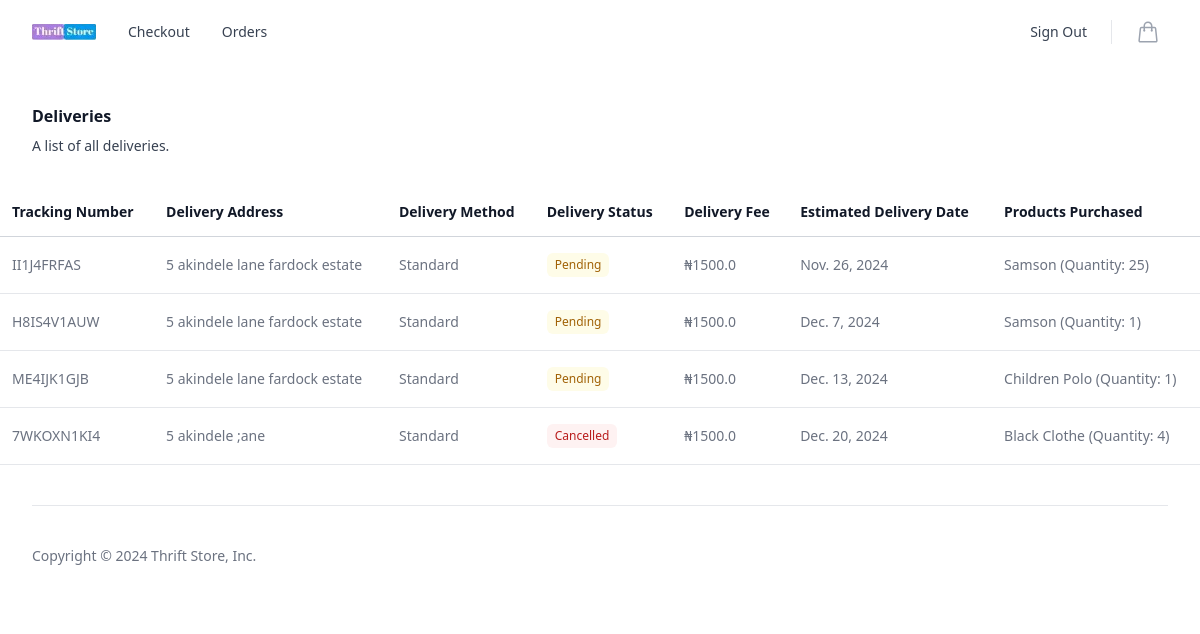
The page /my-deliveries/ (signed in) on the database as committed earlier.
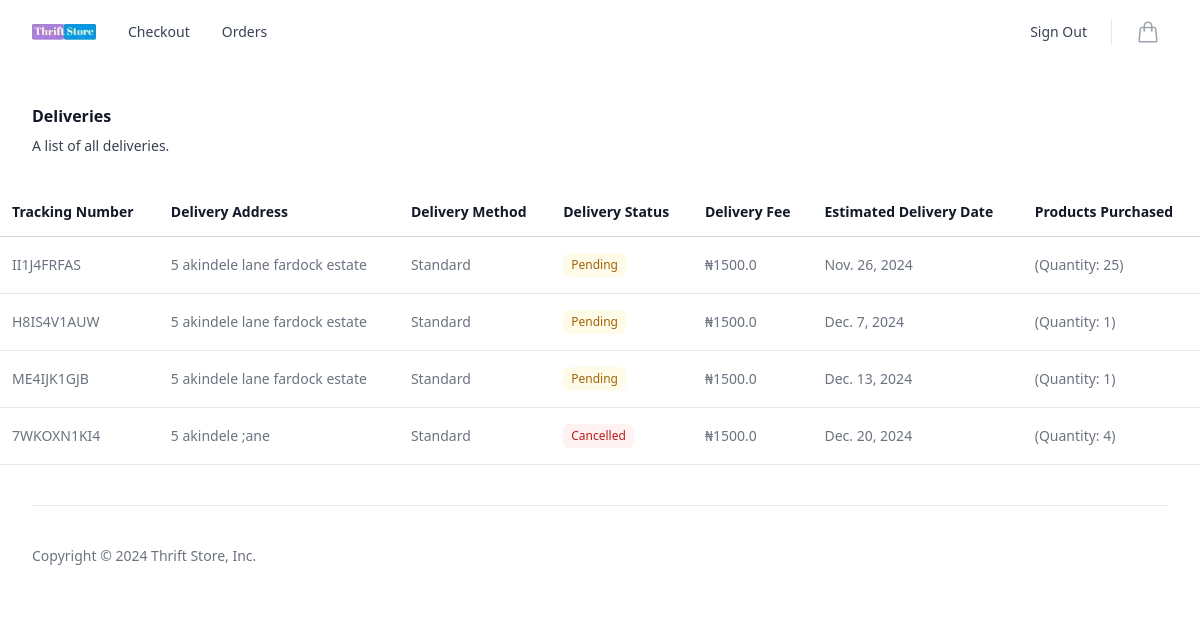
The same page on the database as committed later.
### store/models.py (models this page shows, shortened)
class OrderItem(models.Model):
    product = models.ForeignKey(Product, on_delete=models.SET_NULL, null=True)
    order = models.ForeignKey(Order, on_delete=models.SET_NULL, null=True)
    quantity = models.IntegerField(default=0, blank=True, null=True)
    date_added = models.DateTimeField(auto_now_add=True)

class Product(models.Model):
    name = models.CharField(max_length=255)
    price = models.FloatField()
    digital = models.BooleanField(default=False, null=True, blank=False)
    image = models.ImageField(null=True, blank=True)
    quantity = models.IntegerField(default=0)  # Add this field for product quantity
    description = models.TextField()

### store/views.py (the view)
# urls.py: path('my-deliveries/', views.user_delivery_status, name='user_delivery_status'),
@login_required
@non_driver_required
def user_delivery_status(request):
    customer = request.user.customer
    deliveries = Delivery.objects.filter(customer=customer)
    context = {
        'deliveries': deliveries,
    }
    return render(request, 'store/user_delivery_status.html', context)

### store/templates/store/user_delivery_status.html (shortened to what the changed rows need)
{% extends 'store/base.html' %}
{% load static %}
{% block content %}
	<div class="mx-auto my-10 ">
		<div class="px-4 sm:px-6 lg:px-8">
			<div class="sm:flex sm:items-center">
				<div class="sm:flex-auto">
					<h1 class="text-base font-semibold leading-6 text-gray-900">Deliveries</h1>
				</div>
			</div>
			<div class="mt-8 flow-root">
				<div class="-mx-4 -my-2 sm:-mx-6 lg:-mx-8">
					<div class="inline-block min-w-full py-2 align-middle">
						<table class="min-w-full border-separate border-spacing-0">
							<thead>
								<tr>
									<th scope="col"
										class="sticky top-0 z-10 border-b border-gray-300 bg-white bg-opacity-75 px-3 py-3.5 text-left text-sm font-semibold text-gray-900 backdrop-blur backdrop-filter">
										Tracking Number</th>
									<th scope="col"
										class="sticky top-0 z-10 border-b border-gray-300 bg-white bg-opacity-75 px-3 py-3.5 text-left text-sm font-semibold text-gray-900 backdrop-blur backdrop-filter">
										Delivery Address</th>
									<th scope="col"
										class="sticky top-0 z-10 border-b border-gray-300 bg-white bg-opacity-75 px-3 py-3.5 text-left text-sm font-semibold text-gray-900 backdrop-blur backdrop-filter">
										Delivery Method</th>
									<th scope="col"
										class="sticky top-0 z-10 border-b border-gray-300 bg-white bg-opacity-75 px-3 py-3.5 text-left text-sm font-semibold text-gray-900 backdrop-blur backdrop-filter">
										Delivery Status</th>
									<th scope="col"
										class="sticky top-0 z-10 border-b border-gray-300 bg-white bg-opacity-75 px-3 py-3.5 text-left text-sm font-semibold text-gray-900 backdrop-blur backdrop-filter">
										Delivery Fee</th>
									<th scope="col"
										class="sticky top-0 z-10 border-b border-gray-300 bg-white bg-opacity-75 px-3 py-3.5 text-left text-sm font-semibold text-gray-900 backdrop-blur backdrop-filter">
										Estimated Delivery Date</th>
									<th scope="col"
										class="sticky top-0 z-10 border-b border-gray-300 bg-white bg-opacity-75 px-3 py-3.5 text-left text-sm font-semibold text-gray-900 backdrop-blur backdrop-filter">
										Products Purchased</th>
								</tr>
							</thead>
							<tbody class="">
								{% for delivery in deliveries %}
								<tr>
									<td
										class=" whitespace-nowrap border-b border-gray-200 px-3 py-4 text-sm text-gray-500 lg:table-cell">
										{{ delivery.tracking_number }}</td>
									<td
										class=" whitespace-nowrap border-b border-gray-200 px-3 py-4 text-sm text-gray-500 lg:table-cell">
										{{ delivery.address }}</td>
									<td
										class=" whitespace-nowrap border-b border-gray-200 px-3 py-4 text-sm text-gray-500 lg:table-cell">
										{{ delivery.get_delivery_method_display }}</td>
									<td
										class=" whitespace-nowrap border-b border-gray-200 px-3 py-4 text-sm lg:table-cell">
										{% if delivery.get_status_display == 'Pending' %}
										<span
											class="inline-flex items-center rounded-md bg-yellow-50 px-2 py-1 text-xs font-medium text-yellow-700 ring-inset ring-yellow-600/20 ">{{delivery.get_status_display }}</span>
									</td>
									{% elif delivery.get_status_display == 'Shipped' %}
									<span
										class="inline-flex items-center rounded-md bg-blue-50 px-2 py-1 text-xs font-medium text-blue-700 ring-inset ring-blue-600/20">{{delivery.get_status_display }}</span></td>
									{% elif delivery.get_status_display == 'Processing' %}
									<span
										class="inline-flex items-center rounded-md bg-yellow-50 px-2 py-1 text-xs font-medium text-yellow-400 ring-inset ring-yellow-600/20">{{delivery.get_status_display }}</span></td>
									{% elif delivery.get_status_display == 'Delivered' %}
									<span
										class="inline-flex items-center rounded-md bg-green-50 px-2 py-1 text-xs font-medium text-green-700 ring-inset ring-green-600/20">{{delivery.get_status_display }}</span></td>
									{% else %}
									<span
										class="inline-flex items-center rounded-md bg-red-50 px-2 py-1 text-xs font-medium text-red-700 ring-inset ring-red-600/20">{{delivery.get_status_display }}</span></td>
									{% endif %}
									<td
										class=" whitespace-nowrap border-b border-gray-200 px-3 py-4 text-sm text-gray-500 lg:table-cell">
										&#8358;{{delivery.delivery_fee}}
									</td>
									<td
										class=" whitespace-nowrap border-b border-gray-200 px-3 py-4 text-sm text-gray-500 lg:table-cell">
										{% if delivery.estimated_delivery_date %}
										{{ delivery.estimated_delivery_date }}
										{% else %}
										Not Available
										{% endif %}
									</td>
									<td
										class=" whitespace-nowrap border-b border-gray-200 px-3 py-4 text-sm text-gray-500 lg:table-cell">
										<ul>
											{% for item in delivery.order.orderitem_set.all %}
											  <li>{{ item.product.name }} (Quantity: {{ item.quantity }})</li>
											{% endfor %}
										  </ul>
									</td>
								</tr>
								{% endfor %}
							</tbody>
						</table>
					</div>
				</div>
			</div>
		</div>
	</div>
	{% endblock %}

Rows that differ between the two databases and show on the page:
changed OrderItem (number 1 of 4 on the later page): product.name "Samson" → (not shown)
changed OrderItem (number 2 of 4 on the later page): product.name "Samson" → (not shown)
changed OrderItem (number 3 of 4 on the later page): product.name "Children Polo" → (not shown)
changed OrderItem (number 4 of 4 on the later page): product.name "Black Clothe" → (not shown)
